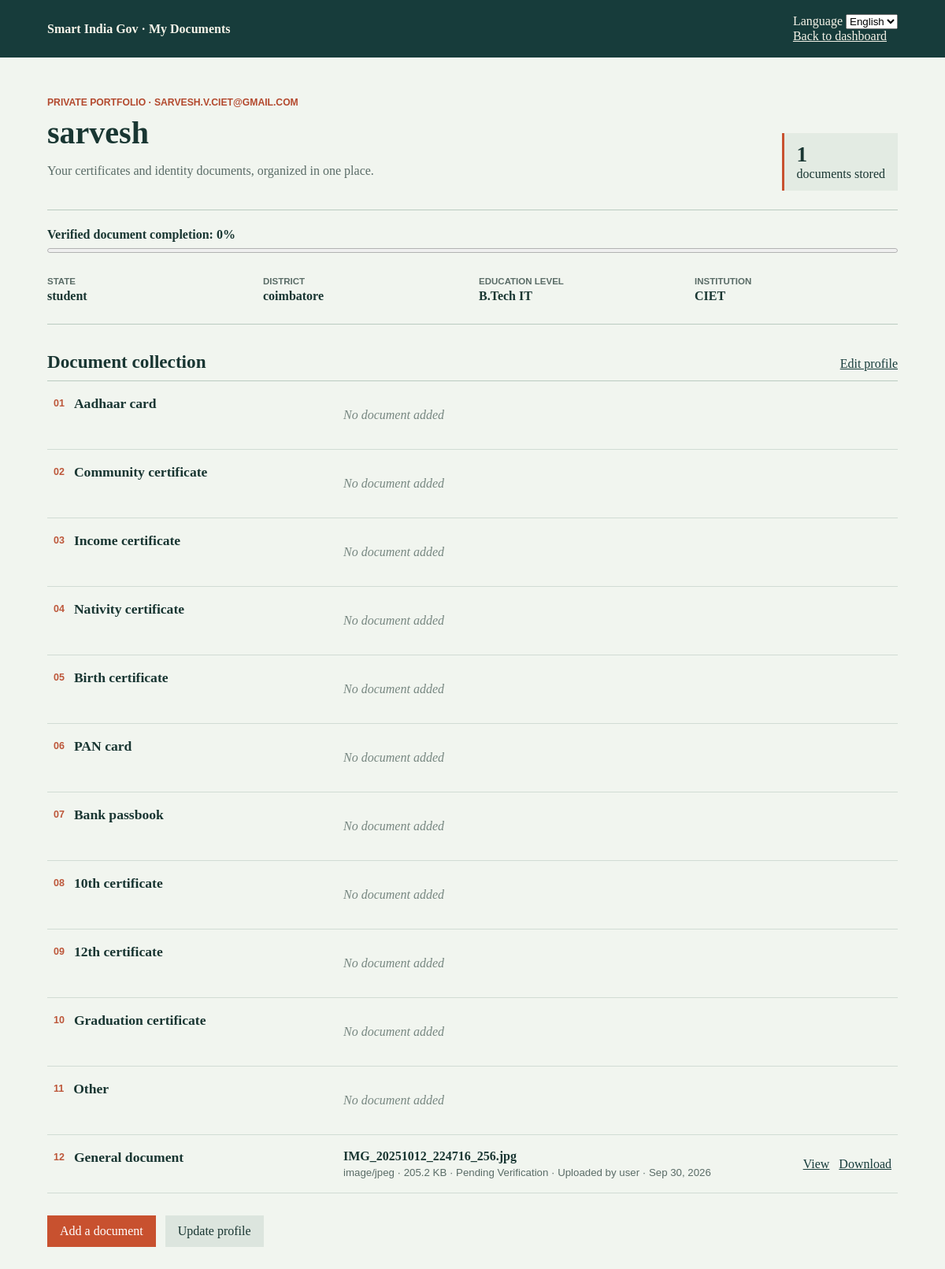
The app's page /documents/portfolio/ (signed in) with its own data.
### accounts/models.py (models this page shows, shortened)
class User(AbstractUser):
    username = None
    email = models.EmailField(unique=True)
    mobile = models.CharField(max_length=15, unique=True, null=True, blank=True)
    email_verified = models.BooleanField(default=False)
    role = models.CharField(max_length=16, default="USER", choices=ROLE_CHOICES)
    preferred_language = models.CharField(
        max_length=5,
        default="en",
        choices=[("en", _("English")), ("ta", _("Tamil")), ("hi", _("Hindi"))],
    )
    auth_version = models.PositiveIntegerField(default=1)
    USERNAME_FIELD = "email"
    REQUIRED_FIELDS = []
    objects = UserManager()

### profiles/models.py (models this page shows, shortened)
class UserProfile(models.Model):
    user = models.OneToOneField(settings.AUTH_USER_MODEL, on_delete=models.CASCADE, related_name="profile")
    full_name = models.CharField(max_length=120)
    date_of_birth = models.DateField(null=True, blank=True)
    state = models.CharField(max_length=60, blank=True, db_index=True)
    district = models.CharField(max_length=60, blank=True, db_index=True)
    education_level = models.CharField(max_length=40, blank=True, db_index=True)
    course = models.CharField(max_length=100, blank=True)
    institution = models.CharField(max_length=150, blank=True)
    category = models.CharField(max_length=20, blank=True)  # voluntary
    annual_family_income = models.PositiveIntegerField(null=True, blank=True)
    first_generation_graduate = models.BooleanField(null=True)

### documents/models.py (models this page shows, shortened)
class DocumentType(models.Model):
    name = models.CharField(max_length=80, unique=True)
    validity_months = models.PositiveIntegerField(null=True, blank=True)
    @property
    def display_name(self):
        return gettext(self.name)

class Document(models.Model):
    class StorageBackend(models.TextChoices):
        LOCAL = "LOCAL", "Private local storage"
        FIREBASE = "FIREBASE", "Firebase Storage"
    class Status(models.TextChoices):
        PENDING = "PENDING", _("Pending Verification")
        VERIFIED = "VERIFIED", _("Verified")
        REJECTED = "REJECTED", _("Rejected")
        EXPIRED = "EXPIRED", _("Expired")
        REUPLOAD = "REUPLOAD", _("Requires Re-upload")
    class VerificationSource(models.TextChoices):
        USER_UPLOAD = "USER_UPLOAD", _("Uploaded by user")
        ADMIN_REVIEW = "ADMIN_REVIEW", _("Verified by admin")
        OFFICIAL_API = "OFFICIAL_API", _("Verified through authorized API")
    owner = models.ForeignKey(settings.AUTH_USER_MODEL, on_delete=models.CASCADE, related_name="documents")
    doc_type = models.ForeignKey(DocumentType, on_delete=models.PROTECT)
    file = models.FileField(storage=private_storage, upload_to=random_path, blank=True)
    original_filename = models.CharField(max_length=255, blank=True)
    file_type = models.CharField(max_length=100, blank=True)
    file_size = models.PositiveBigIntegerField(default=0)
    storage_backend = models.CharField(max_length=10, choices=StorageBackend.choices, default=StorageBackend.LOCAL)
    storage_key = models.CharField(max_length=500, blank=True)
    file_url = models.CharField(max_length=500, blank=True)
    replaces = models.ForeignKey(
        "self",
        on_delete=models.SET_NULL,
        null=True,
        blank=True,
        related_name="replacement_documents",
    )
    status = models.CharField(max_length=10, choices=Status.choices, default=Status.PENDING, db_index=True)
    verification_source = models.CharField(
        max_length=20,
        choices=VerificationSource.choices,
        default=VerificationSource.USER_UPLOAD,
    )
    rejection_reason = models.TextField(blank=True)
    expiry_date = models.DateField(null=True, blank=True)
    uploaded_at = models.DateTimeField(auto_now_add=True)

### documents/views.py (the view)
# urls.py: path("portfolio/", document_portfolio, name="document-portfolio"),
@login_required
@require_GET
def document_portfolio(request):
    from profiles.models import UserProfile
    profile = UserProfile.objects.filter(user=request.user).first()
    documents = Document.objects.filter(owner=request.user).select_related("doc_type")
    categories = [{"type": doc_type, "documents": documents.filter(doc_type=doc_type)} for doc_type in _ordered_document_types()]
    verified_count = documents.filter(
        status=Document.Status.VERIFIED,
        doc_type__name__in=REQUIRED_PORTFOLIO_CATEGORIES,
    ).values("doc_type_id").distinct().count()
    return render(request, "documents/portfolio.html", {
        "profile": profile,
        "categories": categories,
        "document_count": documents.count(),
        "completion_percentage": round(verified_count / len(REQUIRED_PORTFOLIO_CATEGORIES) * 100),
    })

### documents/views.py (called while the page is built)
def _ordered_document_types():
    document_types = list(DocumentType.objects.all())
    order = {name: position for position, name in enumerate(PORTFOLIO_CATEGORY_ORDER)}
    document_types.sort(key=lambda doc_type: (order.get(doc_type.name, len(order)), doc_type.name.lower()))
    return document_types

### templates/documents/portfolio.html (shortened to what this page needs)
{% load i18n %}
<!DOCTYPE html>
<html lang="{{ request.LANGUAGE_CODE }}">
<head>
</head>
<body>
<header><strong>Smart India Gov · {% translate "My Documents" %}</strong><nav>{% include "includes/language_selector.html" %} <a href="{% url 'dashboard' %}">{% translate "Back to dashboard" %}</a></nav></header>
<main>
    <section class="masthead">
        <div><div class="eyebrow">{% translate "Private portfolio" %} · {{ user.email }}</div><h1>{% if profile.full_name %}{{ profile.full_name }}{% else %}{{ user.email }}{% endif %}</h1><p class="muted">{% translate "Your certificates and identity documents, organized in one place." %}</p></div>
        <div class="count"><strong>{{ document_count }}</strong><span>{% translate "documents stored" %}</span></div>
    </section>
    <section class="completion" aria-label="{% translate 'Document completion' %}">
        <strong>{% translate "Verified document completion" %}: {{ completion_percentage }}%</strong>
        <progress value="{{ completion_percentage }}" max="100" aria-label="{{ completion_percentage }}%"></progress>
    </section>
    <section class="profile-strip" aria-label="{% translate 'Profile details' %}">
        <div class="profile-item"><span>{% translate "State" %}</span><strong>{% if profile.state %}{{ profile.state }}{% else %}{% translate "Not added" %}{% endif %}</strong></div>
        <div class="profile-item"><span>{% translate "District" %}</span><strong>{% if profile.district %}{{ profile.district }}{% else %}{% translate "Not added" %}{% endif %}</strong></div>
        <div class="profile-item"><span>{% translate "Education level" %}</span><strong>{% if profile.education_level %}{{ profile.education_level }}{% else %}{% translate "Not added" %}{% endif %}</strong></div>
        <div class="profile-item"><span>{% translate "Institution" %}</span><strong>{% if profile.institution %}{{ profile.institution }}{% else %}{% translate "Not added" %}{% endif %}</strong></div>
    </section>
    <div class="section-heading"><h2>{% translate "Document collection" %}</h2><a href="{% url 'profile' %}">{% translate "Edit profile" %}</a></div>
    <section class="category-list" aria-label="{% translate 'Documents grouped by certificate type' %}">
        {% for category in categories %}
        <article class="category" style="animation-delay: {{ forloop.counter0 }}50ms">
            <div class="category-title"><span class="category-index">{{ forloop.counter|stringformat:'02d' }}</span><h3>{{ category.type.display_name }}</h3></div>
            <div class="files">
                {% for document in category.documents %}
                <div class="file-row">
                    <div><strong>{{ document.original_filename|default:document.file.name }}</strong><span class="file-meta">{{ document.file_type|default:document.doc_type.display_name }} · {{ document.file_size|filesizeformat }} · {{ document.get_status_display }} · {{ document.get_verification_source_display }} · {{ document.uploaded_at|date:'M j, Y' }}</span></div>
                    <div class="file-actions"><a href="{% url 'doc-download' document.pk %}?view=1" target="_blank" rel="noopener">{% translate "View" %}</a><a href="{% url 'doc-download' document.pk %}">{% translate "Download" %}</a></div>
                </div>
                {% empty %}<p class="missing">{% translate "No document added" %}</p>{% endfor %}
            </div>
        </article>
        {% endfor %}
    </section>
    <div class="portfolio-actions"><a class="button" href="{% url 'document-upload' %}">{% translate "Add a document" %}</a><a class="button secondary" href="{% url 'profile' %}">{% translate "Update profile" %}</a></div>
</main>
</body>
</html>

### templates/includes/language_selector.html (shortened to what this page needs)
{% load i18n %}
<form method="post" action="{% url 'set-language' %}" class="language-selector">
    <label class="visually-hidden" for="language-choice">{% translate "Language" %}</label>
    <select id="language-choice" name="language" aria-label="{% translate 'Language' %}" onchange="this.form.submit()">
        <option value="en" {% if request.LANGUAGE_CODE == 'en' %}selected{% endif %}>English</option>
    </select>
</form>

### templates/documents/portfolio.html (style rules this page uses)
:root { color-scheme: light; font-family: Georgia, 'Times New Roman', serif; color: #193632; background: #f1f5ef; }
* { box-sizing: border-box; }
body { margin: 0; }
header { display: flex; justify-content: space-between; align-items: center; padding: 18px max(24px, calc((100vw - 1080px)/2)); background: #173c3b; color: #f6f4e9; }
header a { color: inherit; }
main { width: min(1080px, calc(100% - 36px)); margin: 34px auto 70px; }
.masthead { display: flex; justify-content: space-between; align-items: end; gap: 20px; padding: 16px 0 24px; border-bottom: 1px solid #bacbc0; animation: reveal .45s ease both; }
.eyebrow { color: #b3492e; font: 700 .76rem Arial, sans-serif; text-transform: uppercase; }
h1 { margin: 8px 0; font-size: 2.5rem; }
.muted { color: #5a6c67; }
.count { min-width: 130px; padding: 12px 16px; background: #e3ebe3; border-left: 3px solid #c8512f; }
.count strong { display: block; font-size: 1.7rem; }
.completion { margin: 22px 0 8px; }
.completion progress { width: 100%; height: 12px; accent-color: #c8512f; }
.profile-strip { display: grid; grid-template-columns: repeat(4, minmax(0, 1fr)); gap: 16px; padding: 18px 0 26px; border-bottom: 1px solid #bacbc0; }
.profile-item span { display: block; margin-bottom: 4px; color: #5a6c67; font: 700 .72rem Arial, sans-serif; text-transform: uppercase; }
.profile-item strong { overflow-wrap: anywhere; }
.section-heading { display: flex; justify-content: space-between; align-items: baseline; margin: 34px 0 10px; }
.section-heading h2 { margin: 0; font-size: 1.45rem; }
.section-heading a { color: #173c3b; }
.category-list { border-top: 1px solid #bacbc0; }
.category { display: grid; grid-template-columns: minmax(190px, 1fr) minmax(0, 2fr); gap: 20px; padding: 18px 8px; border-bottom: 1px solid #d1dcd4; animation: reveal .45s ease both; }
.category-title { display: flex; align-items: start; gap: 12px; }
.category-index { color: #bd573a; font: 700 .78rem Arial, sans-serif; padding-top: 3px; }
.category-title h3 { margin: 0; font-size: 1.1rem; }
.files { display: grid; gap: 10px; }
.file-row { display: flex; justify-content: space-between; align-items: center; gap: 14px; }
.file-row strong { overflow-wrap: anywhere; }
.file-meta { display: block; margin-top: 4px; color: #5a6c67; font: .83rem Arial, sans-serif; }
.file-actions { display: flex; flex-shrink: 0; gap: 12px; }
.file-actions a { color: #173c3b; }
.missing { color: #778781; font-style: italic; }
.portfolio-actions { display: flex; flex-wrap: wrap; gap: 12px; margin-top: 28px; }
.button { display: inline-block; padding: 11px 16px; background: #c8512f; color: white; text-decoration: none; }
.button.secondary { background: #dce5de; color: #193632; }

### records on screen
User: language "English", email "SARVESH.V.CIET@GMAIL.COM"
UserProfile: full_name "sarvesh", state "student", district "coimbatore", education_level "B.Tech IT", institution "CIET"
DocumentType: type.display_name "Aadhaar card"
DocumentType: type.display_name "Community certificate"
DocumentType: type.display_name "Income certificate"
DocumentType: type.display_name "Nativity certificate"
DocumentType: type.display_name "Birth certificate"
DocumentType: type.display_name "PAN card"
DocumentType: type.display_name "Bank passbook"
DocumentType: type.display_name "10th certificate"
DocumentType: type.display_name "12th certificate"
DocumentType: type.display_name "Graduation certificate"
DocumentType: type.display_name "Other"
DocumentType: type.display_name "General document"
Document: original_filename "IMG_20251012_224716_256.jpg", file_type "image/jpeg", file_size|filesizeformat "205.2 KB", status "Pending Verification", verification_source "Uploaded by user", uploaded_at "Sep 30, 2026"

### other values on screen
{{ document_count }} "1"
{{ completion_percentage }} "0"
